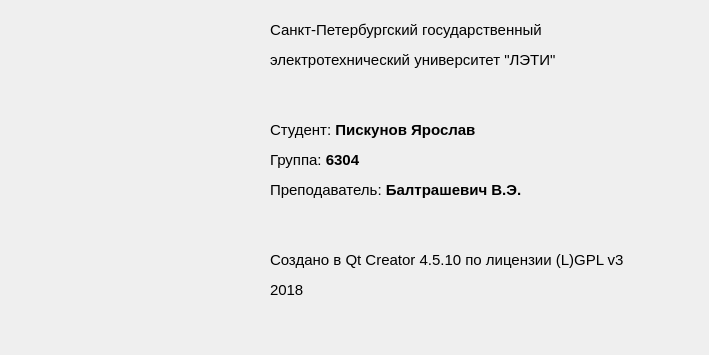
<?xml version="1.0" encoding="UTF-8"?>
<ui version="4.0">
 <class>AboutWindow</class>
 <widget class="QDialog" name="AboutWindow">
  <property name="geometry">
   <rect>
    <x>0</x>
    <y>0</y>
    <width>709</width>
    <height>355</height>
   </rect>
  </property>
  <property name="windowTitle">
   <string>О программе</string>
  </property>
  <widget class="QLabel" name="label">
   <property name="geometry">
    <rect>
     <x>10</x>
     <y>10</y>
     <width>241</width>
     <height>261</height>
    </rect>
   </property>
   <property name="text">
    <string/>
   </property>
   <property name="pixmap">
    <pixmap>:/myself.png</pixmap>
   </property>
  </widget>
  <widget class="QLabel" name="label_3">
   <property name="geometry">
    <rect>
     <x>270</x>
     <y>0</y>
     <width>421</width>
     <height>321</height>
    </rect>
   </property>
   <property name="text">
    <string>&lt;html&gt;&lt;head/&gt;&lt;body&gt;&lt;p&gt;&lt;span style=&quot; font-size:11pt;&quot;&gt;Санкт-Петербургский государственный&lt;/span&gt;&lt;/p&gt;&lt;p&gt;&lt;span style=&quot; font-size:11pt;&quot;&gt;электротехнический университет &amp;quot;ЛЭТИ&amp;quot;&lt;/span&gt;&lt;/p&gt;&lt;p&gt;&lt;br/&gt;&lt;/p&gt;&lt;p&gt;&lt;span style=&quot; font-size:11pt;&quot;&gt;Студент: &lt;/span&gt;&lt;span style=&quot; font-size:11pt; font-weight:600;&quot;&gt;Пискунов Ярослав&lt;/span&gt;&lt;/p&gt;&lt;p&gt;&lt;span style=&quot; font-size:11pt;&quot;&gt;Группа: &lt;/span&gt;&lt;span style=&quot; font-size:11pt; font-weight:600;&quot;&gt;6304&lt;/span&gt;&lt;/p&gt;&lt;p&gt;&lt;span style=&quot; font-size:11pt;&quot;&gt;Преподаватель: &lt;/span&gt;&lt;span style=&quot; font-size:11pt; font-weight:600;&quot;&gt;Балтрашевич В.Э.&lt;/span&gt;&lt;/p&gt;&lt;p&gt;&lt;br/&gt;&lt;/p&gt;&lt;p&gt;&lt;span style=&quot; font-size:11pt;&quot;&gt;Создано в Qt Creator 4.5.10 по лицензии (L)GPL v3&lt;/span&gt;&lt;/p&gt;&lt;p&gt;&lt;span style=&quot; font-size:11pt;&quot;&gt;2018&lt;/span&gt;&lt;/p&gt;&lt;/body&gt;&lt;/html&gt;</string>
   </property>
  </widget>
 </widget>
 <resources/>
 <connections/>
</ui>
